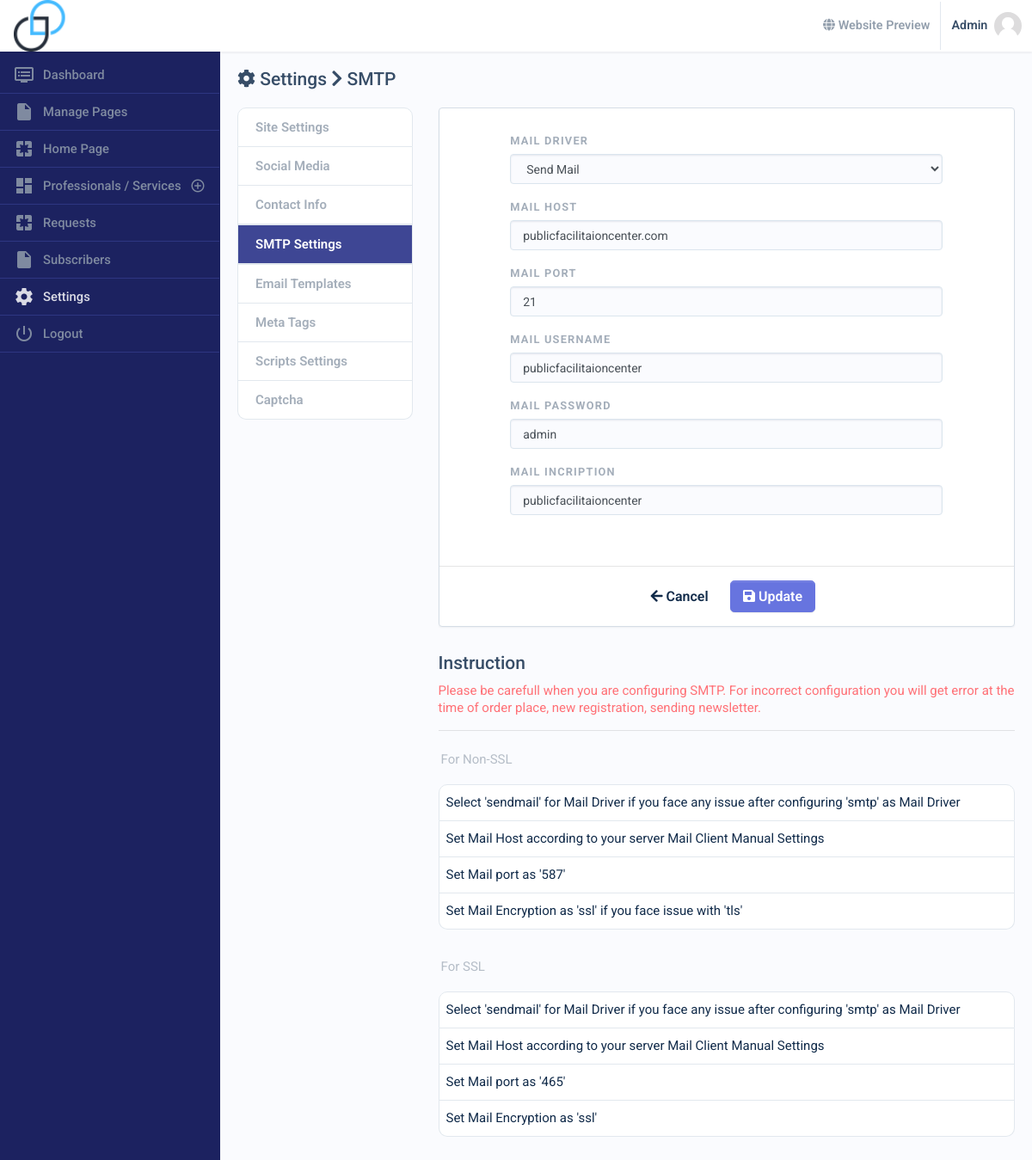
/apanel/site_smtp (signed in), run on the app's committed database.
### tables this page shows
CREATE TABLE `tbl_siteadmin` (
  `site_id` int(11) NOT NULL,
  `site_login` varchar(20) NOT NULL,
  `site_pswd` varchar(32) NOT NULL,
  `site_info_data` longtext DEFAULT NULL,
  `site_contact_data` longtext DEFAULT NULL,
  `site_email_data` longtext NOT NULL,
  `site_smtp_data` longtext NOT NULL,
  `site_meta_data` longtext DEFAULT NULL,
  `site_script_data` longtext NOT NULL,
  `site_social_data` longtext DEFAULT NULL,
  `site_og_data` longtext DEFAULT NULL,
  `site_email_details` longtext NOT NULL,
  `site_captcha` longtext NOT NULL,
  `site_theme` varchar(20) NOT NULL
);

### includes/baseFunctions.php (called while the page is built, shortened)
<?php
function getField($table, $where, $field)
{
    global $conn;
    $sql = "SELECT " . $field . " FROM " . $table . " WHERE " . $where;
    $ex = $conn->query($sql) or die($sql);
    $rs = $ex->fetch_array();
    return $rs[$field];
}
?>

### includes/conn.php (called while the page is built, shortened)
<?php session_start();
if ($_SERVER['HTTP_HOST'] != 'localhost') {
    $hostname_dbconn = "localhost";
    $rating_dbname = "public";
    $username_dbconn = "root";
    $password_dbconn = '';
    $path = "http://localhost/public-facilitation-center/";
} else {
    $path = "http://localhost/public-facilitation-center/";
}
$apath = $path . "apanel/";

### apanel/pages/site_smtp.php (the view, shortened to what this page needs)
<?php
$rs = getField("tbl_siteadmin", " `site_id`= '1' ", "site_smtp_data");
$data = unserialize(stripslashes($rs));
?>
<div class="mdk-header-layout__content">
    <div class="mdk-drawer-layout js-mdk-drawer-layout" data-push data-responsive-width="992px">
        <div class="mdk-drawer-layout__content page">
            <div class="container-fluid  page__heading-container">
                <div class="page__heading">
                    <h4 class="m-0"><i class="fa fa-cog"></i> Settings <i class="fa fa-chevron-right
"></i> SMTP</h4>
                </div>
            </div>
            <div class="container-fluid page__container">
                <div class="row">
                    <div class="col-md-3">
                    <?php include_once("pages/shared/settings_sidebar.php"); ?>
                    </div>
                    <div class="col-md-9">
                        <form action="" id="form1" method="post" class="form-horizontal" enctype="multipart/form-data">
                            <div class="card card-form">
                                <div class="row no-gutters">
                                    <div class="col-lg-10 offset-1 card-form__body card-body">
                                        <div class="form-group">
                                            <label for="field">Mail Driver</label>
                                            <select name="site_driver" id="site_driver" class="form-control">
                                                <option value="mail"
                                                    <?= ($data['site_driver'] == 'mail' ? 'selected="selected"' : ''); ?>>
                                                    Send Mail</option>
                                            </select>
                                        </div>
                                        <div class="form-group">
                                            <label for="field">Mail Host</label>
                                            <div class="form-group">
                                                <input type="text" name="site_mail_host" id="site_mail_host"
                                                    value="<?= stripslashes($data['site_mail_host']); ?>"
                                                    class="form-control" />
                                            </div>
                                        </div>
                                        <div class="form-group">
                                            <label for="field">Mail Port</label>
                                            <div class="form-group">
                                                <input type="text" name="site_mail_port" id="site_mail_port"
                                                    value="<?= stripslashes($data['site_mail_port']); ?>"
                                                    class="form-control" />
                                            </div>
                                        </div>
                                        <div class="form-group">
                                            <label for="field">Mail Username</label>
                                            <div class="form-group">
                                                <input type="text" name="site_mail_username" id="site_mail_username"
                                                    value="<?= stripslashes($data['site_mail_username']); ?>"
                                                    class="form-control" />
                                            </div>
                                        </div>
                                        <div class="form-group">
                                            <label for="field">Mail Password</label>
                                            <div class="form-group">
                                                <input type="text" name="site_mail_password" id="site_mail_password"
                                                    value="<?= stripslashes($data['site_mail_password']); ?>"
                                                    class="form-control" />
                                            </div>
                                        </div>
                                        <div class="form-group">
                                            <label for="field">Mail Incription</label>
                                            <div class="form-group">
                                                <input type="text" name="site_mail_incription" id="site_mail_incription"
                                                    value="<?= stripslashes($data['site_mail_incription']); ?>"
                                                    class="form-control" />
                                            </div>
                                        </div>
                                    </div>
                                </div>
                                <div class="text-center mb-3">
                                    <hr>
                                    <a href="<?= $apath; ?>" class=" btn btn-default btn-lg"> <i
                                            class="fa fa-arrow-left"></i> Cancel</a> &nbsp;
                                    <button type="submit" class=" btn btn-primary btn-lg"> <i class="fa fa-save"></i>
                                        Update</button>
                                </div>
                            </div>
                        </form>
                    </div>
                </div>
                <div class="row">
                        <div class="col-md-3"></div>
                        <div class="col-md-9">
                            <div class="panel panel-default">
                                <div class="panel-body">
                                    <h4>Instruction</h4>
                                    <p class="text-danger">Please be carefull when you are configuring SMTP. For
                                        incorrect configuration you will get error at the time of order place, new
                                        registration, sending newsletter.</p>
                                    <hr>
                                    <p style="margin-top: 20px;padding: 3px;color: #b5bdc7;">For Non-SSL</p>
                                    <ul class="list-group">
                                        <li class="list-group-item list_bg_none p-2">Select 'sendmail' for Mail Driver if you
                                            face any issue after configuring 'smtp' as Mail Driver </li>
                                        <li class="list-group-item list_bg_none p-2">Set Mail Host according to your server
                                            Mail Client Manual Settings</li>
                                        <li class="list-group-item list_bg_none p-2">Set Mail port as '587'</li>
                                        <li class="list-group-item list_bg_none p-2">Set Mail Encryption as 'ssl' if you face
                                            issue with 'tls'</li>
                                    </ul>
                                    <p style="margin-top: 30px;padding: 3px;color: #b5bdc7;">For SSL</p>
                                    <ul class="list-group mar-no">
                                        <li class="list-group-item list_bg_none p-2">Select 'sendmail' for Mail Driver if you
                                            face any issue after configuring 'smtp' as Mail Driver</li>
                                        <li class="list-group-item list_bg_none p-2">Set Mail Host according to your server
                                            Mail Client Manual Settings</li>
                                        <li class="list-group-item list_bg_none p-2">Set Mail port as '465'</li>
                                        <li class="list-group-item list_bg_none p-2">Set Mail Encryption as 'ssl'</li>
                                    </ul>
                                </div>
                            </div>
                        </div>
                    </div>
            </div>
        </div>
        <?php include_once("pages/shared/sidebar.php"); ?>
    </div>
</div>

### apanel/assets/custom.css (style rules this page uses)
.list-group li { padding: 0px !important; }
.list-group li:first-child { border-radius: 10px 10px 0px 0px !important; }
.list-group li:last-child { border-radius: 0px 0px 10px 10px !important; }
.form-control { min-width: 40px; }

### apanel/index.php (style rules this page uses)
.layout-default { width: 100%; height: auto; }

### apanel/pages/site_smtp.php (style rules this page uses)
.list_bg_none { line-height: 25px; }

### data on the page
tbl_siteadmin: site_driver "Send Mail", site_mail_host "publicfacilitaioncenter.com", site_mail_port "21", site_mail_username "publicfacilitaioncenter", site_mail_password "admin", site_mail_incription "publicfacilitaioncenter"
